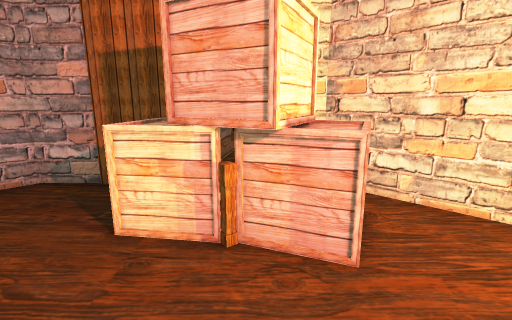
[1] (above)

15 first-person views from a walk through a 3-D level made in the Unity game engine. The camera is 1.2 m above the floor, tilts 12° down and sees 85° across. The floor is counted in squares, 0.5 m on a side. Each view is taken from the middle of a square. On the plan, view 1 faces up. The plan holds only what a view shows up to about 18 squares ahead; the rest is blank. The place goes on beyond the plan.

[2]
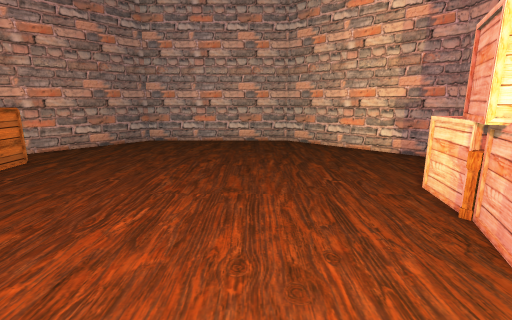

[3]
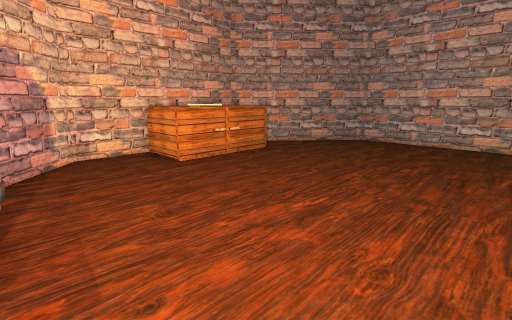

[4]
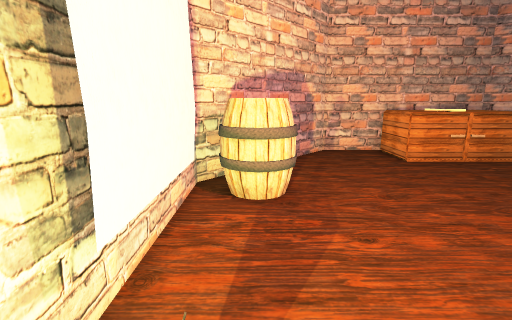

[5]
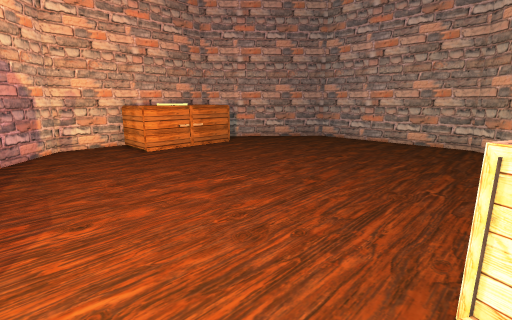

[6]
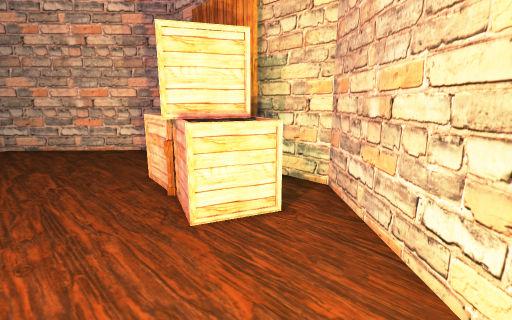

[7]
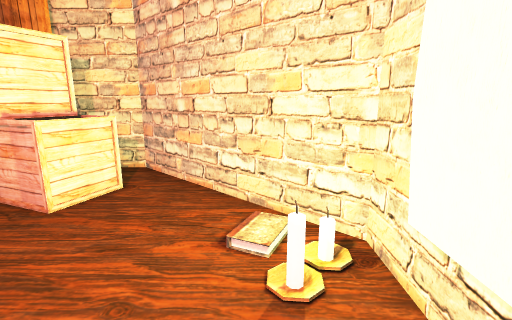

[8]
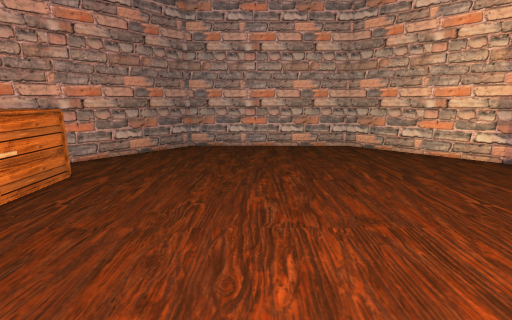

[9]
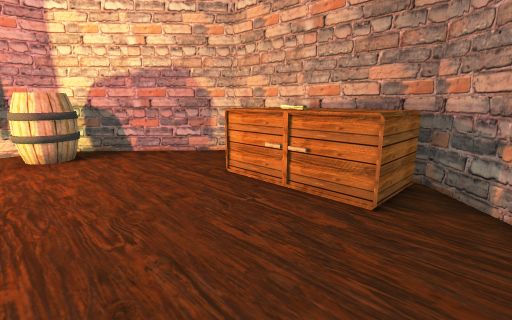

[10]
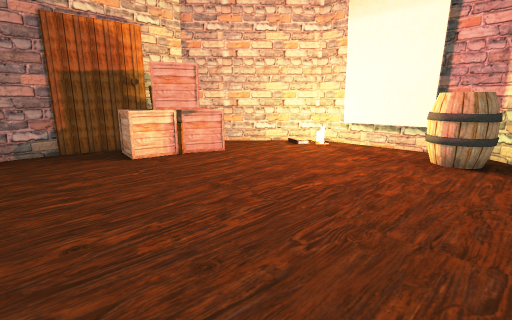

[11]
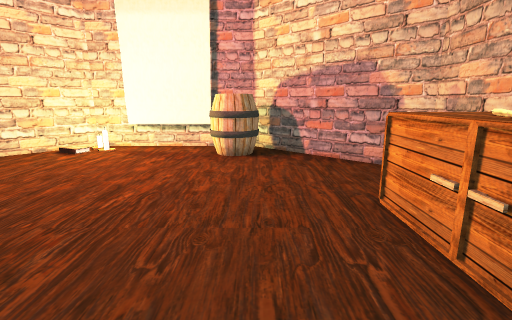

[12]
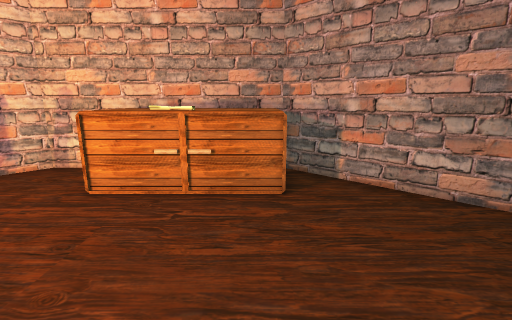

[13]
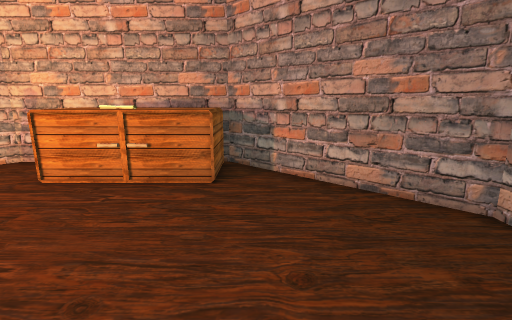

[14]
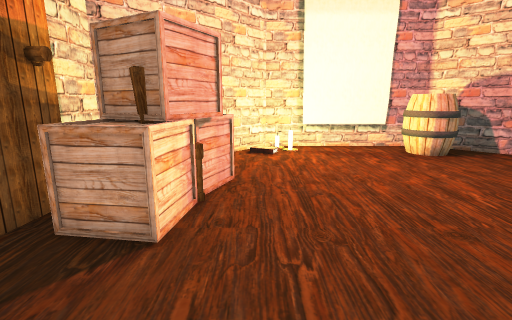

[15]
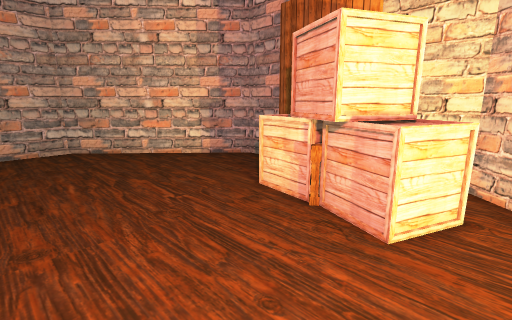

### Floor plan
Points are (right, up) in squares from view 1. A wall is a line through its corners. A room is listed if a view was taken in it or the views show most of it. See-through windows are left out.
Room 1 (views 1, 2, 3, 4, 5, 6, 7, 8, 9, 10, 11, 12, 13, 14, 15)
walls: (-0.5, 7.4) (-4.6, 7.9); (7.5, -3.7) (7.5, 0.8); (-4.5, 8) (-6.4, 8) (-12.1, 1.9) (-12, -6.5) (-5.9, -12) (2.4, -11.9) (7.9, -5.8) (7.9, 2.5) (2, 8) (-1, 8)
objects: other object (-6, -11) to (-1, -9); other object (-3, -10) to (-2, -10); box (-3, 5) to (-2, 7); box (-1, 4) to (0, 5); other object (-1, 5) to (0, 6); box (1, 4) to (2, 6); barrel (5, -6) to (7, -4)

Positions as (right, up) in squares from view 1, and headings:
1: (0, 0), facing up
2: (5, 0), facing left
3: (5, 1), facing down-left
4: (6, 3), facing down
5: (5, 4), facing down-left
6: (6, 1), facing up-left
7: (6, -2), facing up
8: (3, -3), facing left
9: (-8, -3), facing down-right
10: (-7, -7), facing up-right
11: (-7, -6), facing right
12: (-5, -2), facing down
13: (-7, -1), facing down
14: (-7, 3), facing right
15: (3, -1), facing up-left
